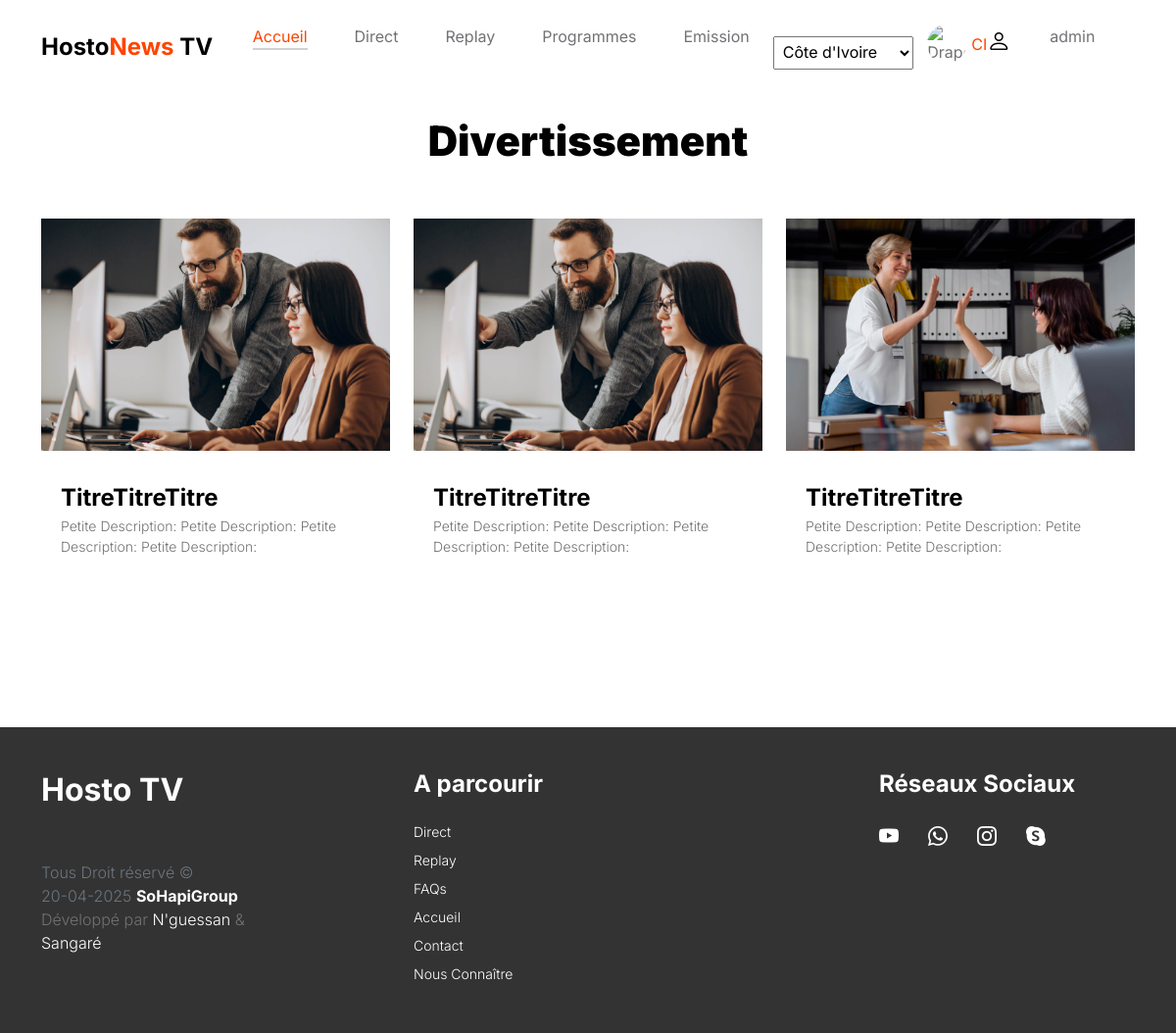
The app's page /category_emission.php?category=Divertissement with its own data.
### tables this page shows
CREATE TABLE IF NOT EXISTS `emissions` (
  `id` int NOT NULL AUTO_INCREMENT,
  `titre` varchar(255) NOT NULL,
  `url_emission` longtext NOT NULL,
  `le_status` varchar(255) DEFAULT 'avant-première',
  `ptt_description` text,
  `grd_description` text,
  `episode` int DEFAULT NULL,
  `image1` text,
  `image2` text,
  `categorie` varchar(100) DEFAULT NULL,
  `datePublication` datetime NOT NULL DEFAULT CURRENT_TIMESTAMP,
  `Videos` text,
  PRIMARY KEY (`id`)
);

### category_emission.php (the view, shortened to what this page needs)
<?php
    include('entete1.php');
    include('entete2.php');
    $pdo = new PDO('mysql:host=localhost;dbname=bd_hostonews_tv', 'root', '');
    $categorie = isset($_GET['category']) ? htmlspecialchars($_GET['category']) : null;
    if ($categorie) {
        $stmt = $pdo->prepare("SELECT * FROM emissions WHERE categorie = :categorie ORDER BY datePublication DESC");
        $stmt->execute(['categorie' => $categorie]);
        $emissions = $stmt->fetchAll(PDO::FETCH_ASSOC);
    } else {
        $emissions = [];
    }
?>
    <section class="featured-product section-padding">
        <div class="container">
            <div class="row">
                <div class="col-12 text-center">
                    <h2 class="mb-5"><?php echo htmlspecialchars($categorie); ?></h2>
                </div>
                <?php if (!empty($emissions)): ?>
                    <?php foreach ($emissions as $emission): ?>
                        <div class="col-lg-4 col-12 mb-3">
                            <div class="product-thumb">
                                <a href="detail_emission.php?id=<?php echo $emission['id']; ?>">
                                    <img src="images/slideshow/emission/<?php echo htmlspecialchars($emission['image1']); ?>"
                                        class="img-fluid product-image"
                                        alt="Image de l'émission">
                                </a>
                                <div class="product-info d-flex">
                                    <div>
                                        <h5 class="product-title mb-0">
                                            <a href="detail_emission.php?id=<?php echo $emission['id']; ?>"
                                            class="product-title-link"><?php echo htmlspecialchars($emission['titre']); ?></a>
                                        </h5>
                                        <p class="product-p">
                                            <?php echo htmlspecialchars($emission['ptt_description']); ?>
                                        </p>
                                    </div>
                                </div>
                            </div>
                        </div>
                    <?php endforeach; ?>
                <?php endif; ?>
            </div>
        </div>
    </section>
<?php include('footer.php');?>

### css/tooplate-little-fashion.css (style rules this page uses)
:root { --white-color: #FFFFFF; --primary-color: #FF4400; --section-bg-color: #f0f8ff; --dark-color: #000000; --grey-color: #d0d1d1; --p-color: #717275; --body-font-family: 'Inter', sans-serif; --h5-font-size: 24px; --p-font-size: 20px; --copyright-text-font-size: 16px; --product-link-font-size: 14px; --custom-link-font-size: 12px; --font-weight-thin: 100; --font-weight-light: 300; --font-weight-normal: 400; --font-weight-bold: 700; --font-weight-black: 900; }
body, html { height: 100%; }
html { scroll-behavior: smooth; }
body { background: var(--white-color); font-family: var(--body-font-family); position: relative; }
h2, h3, h4, h5, h6 { color: var(--dark-color); line-height: inherit; }
h1, h2, h3, h4, h5, h6 { font-weight: var(--font-weight-bold); }
h1, h2 { font-weight: var(--font-weight-black); }
h2 { font-size: 42px; }
h5 { font-size: 24px; }
p { color: var(--p-color); font-size: var(--p-font-size); font-weight: var(--font-weight-light); }
a, button { touch-action: manipulation; transition: all 0.3s; }
a { color: var(--p-color); text-decoration: none; }
section { content-visibility: auto; contain-intrinsic-size: 700px; }
.section-padding { padding-top: 7rem; padding-bottom: 7rem; }
.product-thumb { background: var(--white-color); position: relative; transition: all 0.5s ease-out; }
.product-image { transition: all 0.5s ease-out; }
.product-info { padding: 30px 20px; }
.product-title-link { color: var(--dark-color); }
.product-p { font-size: var(--product-link-font-size); }

### records on screen
emissions: image1 (picture), titre "TitreTitreTitre", ptt_description "Petite Description: Petite Description: Petite Description: Petite Description:"
emissions: image1 (picture), titre "TitreTitreTitre", ptt_description "Petite Description: Petite Description: Petite Description: Petite Description:"
emissions: image1 (picture), titre "TitreTitreTitre", ptt_description "Petite Description: Petite Description: Petite Description: Petite Description:"

### other values on screen
$categorie "Divertissement"
$date->format("d-m-Y") "20-04-2025"
